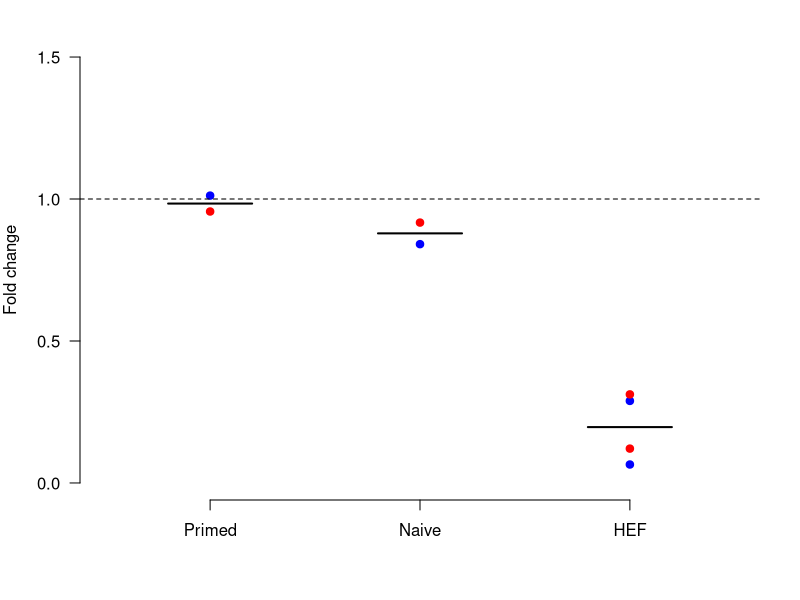

Here is the R script that generated this plot:

##Supplementary Figure 4A

p = c(1.012, 0.956)
n = c(0.841, 0.917)
h = c(0.289, 0.312, 0.065, 0.121)



quartz(w=4, h=3)
par(mar=c(5,4,2,2))

plot(c(1,1), p,
	xlim=c(0.5,3.5), ylim=c(0,1.5),
	xaxt='n', xlab='', ylab='Fold change',
	pch=19, bty='n', las=1,
	col=c('blue','red'))
axis(1,1:3,labels=c('Primed','Naive','HEF'))

points(c(2,2),n,pch=19,col=c('blue','red'))
points(rep(3,4),h,pch=19,col=c('blue','red'))

lines(c(0.8,1.2),c(mean(p),mean(p)), lwd=2)
lines(c(1.8,2.2),c(mean(n),mean(n)), lwd=2)
lines(c(2.8,3.2),c(mean(h),mean(h)), lwd=2)
abline(h=1, lty=2)

